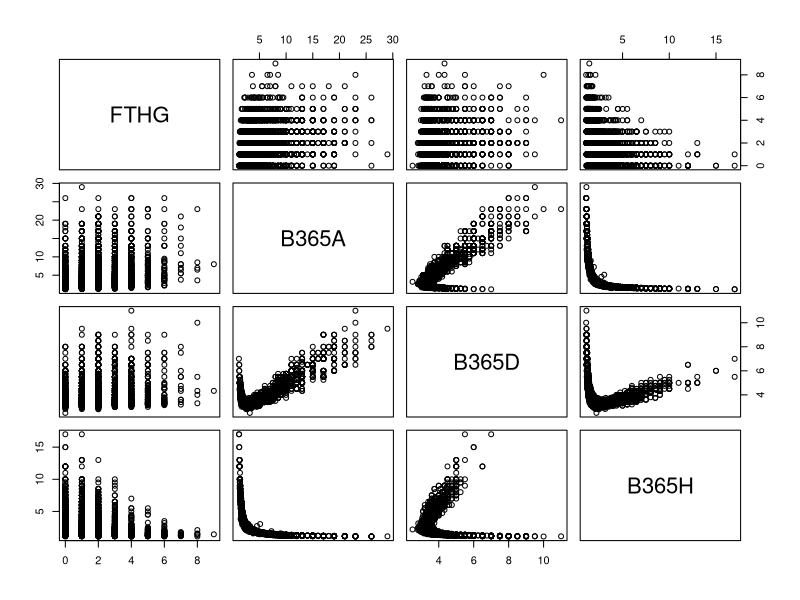
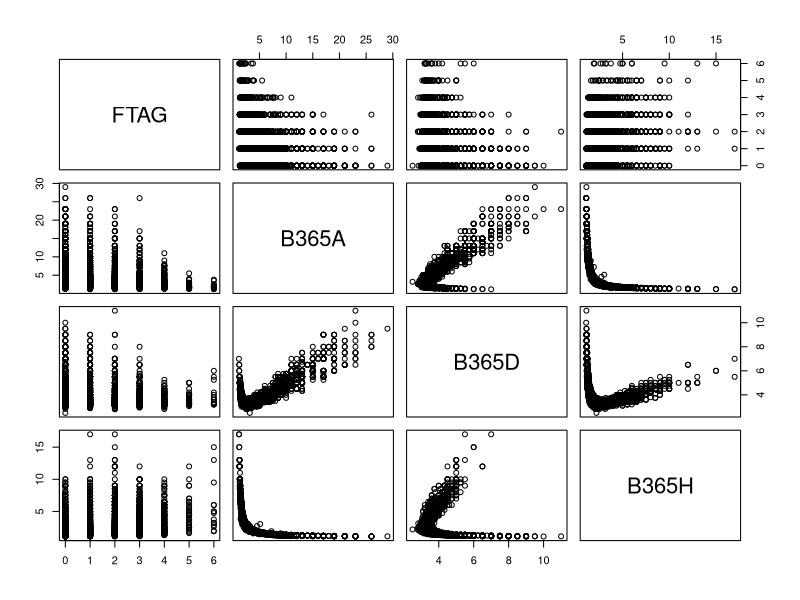

Generate these figures, in order, with R: (Note: this script raises an error after producing the figures.)
## Karan Chauhan
## Capstone Project

## This code genrates correlation plots between various variables to test the relationship
## between them

## Read the dataset

FinalDataset = read.csv("FinalDataset.csv",header = T,na.strings = "?")

## Set appropriate seed

set.seed(1)

pairs(FTHG ~ B365A+B365D+B365H,data=FinalDataset)

## This shows the effect of betting points in home team goals. As we can see from the plot of FTHG vs B365H, as 
## home goals increase when home betting points are less and vice versa.

## Same is true for FTAG

pairs(FTAG ~ B365A+B365D+B365H,data=FinalDataset)

## In this case, we consider B365A

pairs(FTR ~ HomeRF + AwayRF)

## When HomeRF is 4 or 5, then FTR=H 
## When AwayRF is 4, then FTR=A
## Neutral for draw. ( H is 3,2 is D, 1 is A)



